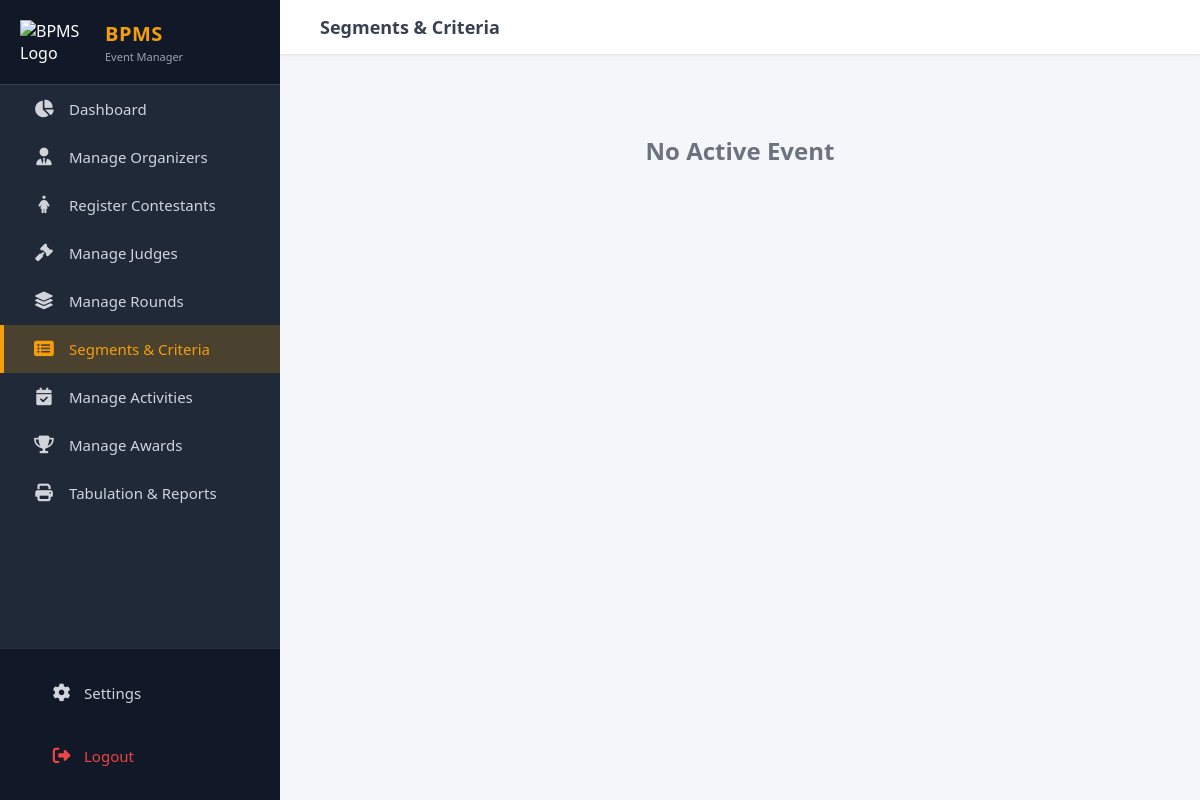
Before: /criteria.php (signed in) with the older database file.
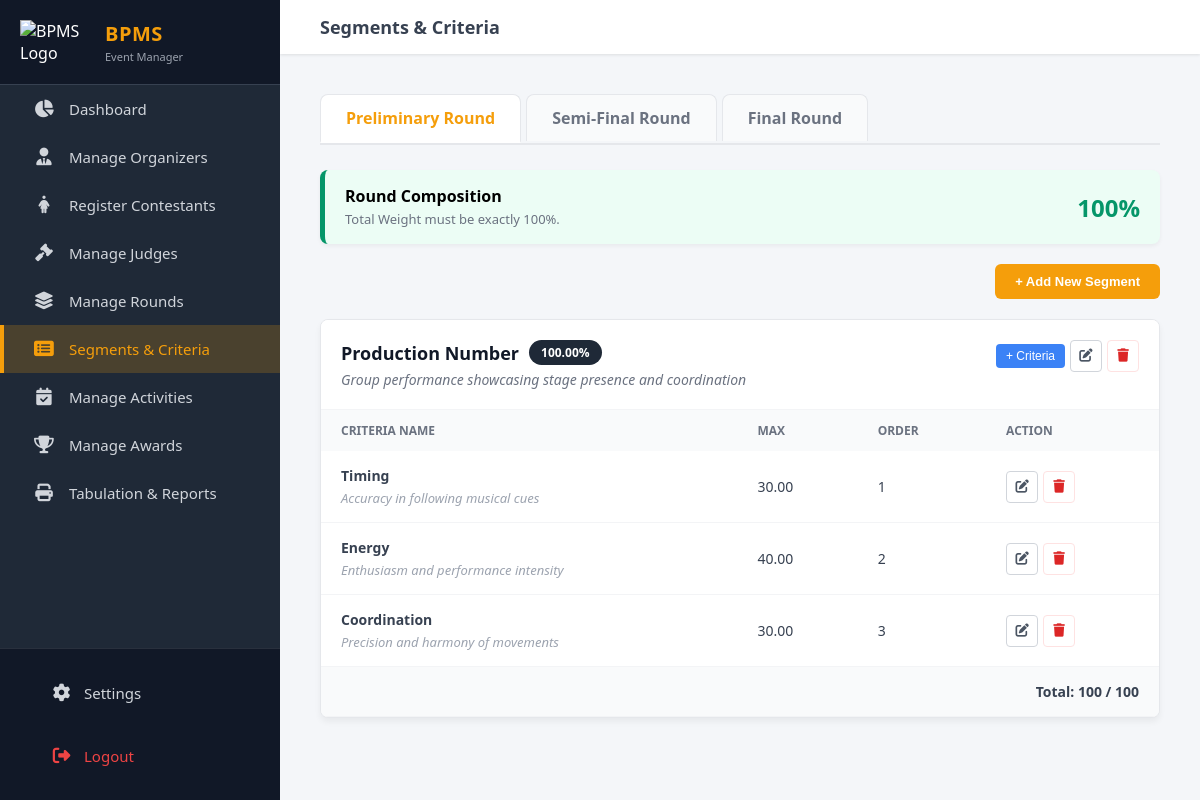
After: the same page with the newer database file.
### tables this page shows
CREATE TABLE `rounds` (
  `id` int(11) NOT NULL,
  `event_id` int(11) NOT NULL,
  `title` varchar(100) NOT NULL,
  `ordering` int(11) NOT NULL,
  `type` enum('Elimination','Final') NOT NULL DEFAULT 'Elimination',
  `qualify_count` int(11) NOT NULL DEFAULT 1,
  `status` enum('Pending','Active','Completed') DEFAULT 'Pending',
  `is_deleted` tinyint(1) DEFAULT 0,
  `created_at` timestamp NOT NULL DEFAULT current_timestamp()
);

CREATE TABLE `segments` (
  `id` int(11) NOT NULL,
  `round_id` int(11) NOT NULL,
  `title` varchar(150) NOT NULL,
  `description` text DEFAULT NULL,
  `weight_percent` decimal(5,2) NOT NULL DEFAULT 0.00,
  `ordering` int(11) NOT NULL,
  `is_deleted` tinyint(1) DEFAULT 0,
  `created_at` timestamp NOT NULL DEFAULT current_timestamp()
);

CREATE TABLE `criteria` (
  `id` int(11) NOT NULL,
  `segment_id` int(11) NOT NULL,
  `title` varchar(150) NOT NULL,
  `description` text DEFAULT NULL,
  `max_score` decimal(5,2) NOT NULL DEFAULT 100.00,
  `ordering` int(11) NOT NULL DEFAULT 1,
  `is_deleted` tinyint(1) DEFAULT 0,
  `created_at` timestamp NOT NULL DEFAULT current_timestamp()
);

### public/criteria.php (the view, shortened to what the changed rows need)
<?php
require_once __DIR__ . '/../app/config/database.php';
$manager_id = $_SESSION['user_id'];
$evt_sql = "SELECT id, title FROM events WHERE manager_id = ? AND status = 'Active' LIMIT 1";
$evt_stmt = $conn->prepare($evt_sql);
$evt_stmt->bind_param("i", $manager_id);
$evt_stmt->execute();
$active_event = $evt_stmt->get_result()->fetch_assoc();
$rounds = [];
$active_round_id = isset($_GET['round_id']) ? (int)$_GET['round_id'] : 0;
$active_segments = [];
$total_round_percentage = 0;
$next_seg_order = 1;
if ($active_event) {
    $event_id = $active_event['id'];
    $r_query = $conn->query("SELECT * FROM rounds WHERE event_id = $event_id AND is_deleted = 0 ORDER BY ordering ASC");
    if ($r_query) $rounds = $r_query->fetch_all(MYSQLI_ASSOC);
    if ($active_round_id === 0 && !empty($rounds)) {
        $active_round_id = $rounds[0]['id'];
    }
    if ($active_round_id > 0) {
        $s_query = $conn->query("SELECT * FROM segments WHERE round_id = $active_round_id AND is_deleted = 0 ORDER BY ordering ASC");
        if ($s_query) {
            $active_segments = $s_query->fetch_all(MYSQLI_ASSOC);
            if (!empty($active_segments)) {
                $last_seg = end($active_segments);
                $next_seg_order = $last_seg['ordering'] + 1;
            }
            foreach ($active_segments as &$seg) {
                $sid = $seg['id'];
                $c_query = $conn->query("SELECT * FROM criteria WHERE segment_id = $sid AND is_deleted = 0 ORDER BY ordering ASC");
                $seg['criteria'] = $c_query ? $c_query->fetch_all(MYSQLI_ASSOC) : [];
                $total_round_percentage += $seg['weight_percent'];
            }
        }
    }
}
?>
<!DOCTYPE html>
<html lang="en">
<head>
    <link rel="stylesheet" href="./assets/css/style.css?v=7">
    <link rel="stylesheet" href="https://cdnjs.cloudflare.com/ajax/libs/font-awesome/6.4.0/css/all.min.css">
</head>
<body>
    <div class="main-wrapper">
        <div class="content-area">
            <div class="container">
                <?php if (!$active_event): ?>
                    <div style="text-align:center; padding: 40px; color: #6b7280;"><h2>No Active Event</h2></div>
                <?php else: ?>
                    <?php if (empty($rounds)): ?>
                        <div style="text-align:center; padding:30px; background:white; border-radius:8px;">
                            <p>No rounds found. Please <a href="rounds.php" style="color:#2563eb; font-weight:bold;">Create a Round</a> first.</p>
                        </div>
                    <?php else: ?>
                        <div class="tabs-wrapper">
                            <?php foreach ($rounds as $r): ?>
                                <a href="?round_id=<?= $r['id'] ?>" class="tab-item <?= ($r['id'] == $active_round_id) ? 'active' : '' ?>">
                                    <?= htmlspecialchars($r['title']) ?>
                                </a>
                            <?php endforeach; ?>
                        </div>
                        <?php $is_valid = ($total_round_percentage == 100); ?>
                        <div class="status-bar <?= $is_valid ? 'valid' : 'invalid' ?>">
                            <div>
                                <strong style="display:block; font-size:16px;">Round Composition</strong>
                                <span style="font-size:13px; color:#6b7280;">Total Weight must be exactly 100%.</span>
                            </div>
                            <div style="text-align:right;">
                                <span style="font-size:24px; font-weight:bold; color: <?= $is_valid ? '#059669' : '#dc2626' ?>">
                                    <?= $total_round_percentage ?>%
                                </span>
                            </div>
                        </div>
                        <div style="text-align:right; margin-bottom:20px;">
                            <button class="btn-add" onclick="openAddSegmentModal(<?= $next_seg_order ?>)">+ Add New Segment</button>
                        </div>
                        <?php if (empty($active_segments)): ?>
                            <div style="text-align:center; padding:40px; color:#9ca3af; border:2px dashed #e5e7eb; border-radius:8px;">
                                <p>No segments in this round yet.</p>
                            </div>
                        <?php else: ?>
                            <?php foreach ($active_segments as $seg_row): ?>
                                <div class="segment-card">
                                    <div class="segment-header">
                                        <div class="segment-title">
                                            <h3>
                                                <?= htmlspecialchars($seg_row['title']) ?>
                                                <span class="weight-badge"><?= $seg_row['weight_percent'] ?>%</span>
                                            </h3>
                                            <?php if (!empty($seg_row['description'])): ?>
                                                <span class="segment-desc"><?= htmlspecialchars($seg_row['description']) ?></span>
                                            <?php endif; ?>
                                        </div>
                                        <div class="actions">
                                            <?php
                                                $next_crit_order = 1;
                                                if (!empty($seg_row['criteria'])) {
                                                    $last_c = end($seg_row['criteria']);
                                                    $next_crit_order = $last_c['ordering'] + 1;
                                                }
                                            ?>
                                            <button class="btn-sm-primary" onclick="openAddCriteriaModal(<?= $seg_row['id'] ?>, <?= $next_crit_order ?>)">+ Criteria</button>
                                            <button class="btn-icon" onclick='openEditSegmentModal(<?= json_encode($seg_row) ?>)' title="Edit Segment">
                                                <i class="fas fa-edit"></i>
                                            </button>
                                            <form action="../api/criteria.php" method="POST" onsubmit="return confirm('Delete Segment?');" style="display:inline;">
                                                <button type="submit" class="btn-icon" style="color:#dc2626; border-color:#fee2e2;" title="Delete Segment">
                                                    <i class="fas fa-trash"></i>
                                                </button>
                                            </form>
                                        </div>
                                    </div>
                                    <table class="criteria-table">
                                        <thead><tr><th>Criteria Name</th><th>Max</th><th>Order</th><th>Action</th></tr></thead>
                                        <tbody>
                                            <?php if (empty($seg_row['criteria'])): ?>
                                                <tr><td colspan="4" style="text-align:center; padding:15px; color:#9ca3af;">No criteria.</td></tr>
                                            <?php else: ?>
                                                <?php foreach ($seg_row['criteria'] as $crit): ?>
                                                    <tr>
                                                        <td>
                                                            <strong><?= htmlspecialchars($crit['title']) ?></strong>
                                                            <?php if (!empty($crit['description'])): ?>
                                                                <span class="crit-desc"><?= htmlspecialchars($crit['description']) ?></span>
                                                            <?php endif; ?>
                                                        </td>
                                                        <td><?= $crit['max_score'] ?></td>
                                                        <td><?= $crit['ordering'] ?></td>
                                                        <td>
                                                            <div class="actions">
                                                                <button class="btn-icon" onclick='openEditCriteriaModal(<?= json_encode($crit, JSON_HEX_APOS | JSON_HEX_QUOT) ?>)' title="Edit Criteria">
                                                                    <i class="fas fa-edit"></i>
                                                                </button>
                                                                <form action="../api/criteria.php" method="POST" onsubmit="return confirm('Remove criteria?');" style="display:inline;">
                                                                    <button type="submit" class="btn-icon" style="color:#dc2626; border-color:#fee2e2;" title="Delete">
                                                                        <i class="fas fa-trash"></i>
                                                                    </button>
                                                                </form>
                                                            </div>
                                                        </td>
                                                    </tr>
                                                <?php endforeach; ?>
                                                <tr style="background:#f9fafb; font-weight:bold; font-size:12px;">
                                                    <td colspan="4" style="text-align:right;">Total: <?= $seg_row['total_points'] ?> / 100</td>
                                                </tr>
                                            <?php endif; ?>
                                        </tbody>
                                    </table>
                                </div>
                            <?php endforeach; ?>
                        <?php endif; ?>
                    <?php endif; ?>
                <?php endif; ?>
            </div>
        </div>
    </div>
</body>
</html>

Changed rows visible on the page:
added rounds: title "Preliminary Round"
added rounds: title "Semi-Final Round"
added rounds: title "Final Round"
added segments: title "Production Number", weight_percent "100.00", description "Group performance showcasing stage presence and coordination", total_points "100"
added criteria: title "Timing", description "Accuracy in following musical cues", max_score "30.00", ordering "1"
added criteria: title "Energy", description "Enthusiasm and performance intensity", max_score "40.00", ordering "2"
added criteria: title "Coordination", description "Precision and harmony of movements", max_score "30.00", ordering "3"
Other visible differences:
$total_round_percentage: (not shown) → "100"
text no longer shown: "No Active Event"
text now shown: "Round Composition Total Weight must be exactly 100%. % + Add New Segment"
